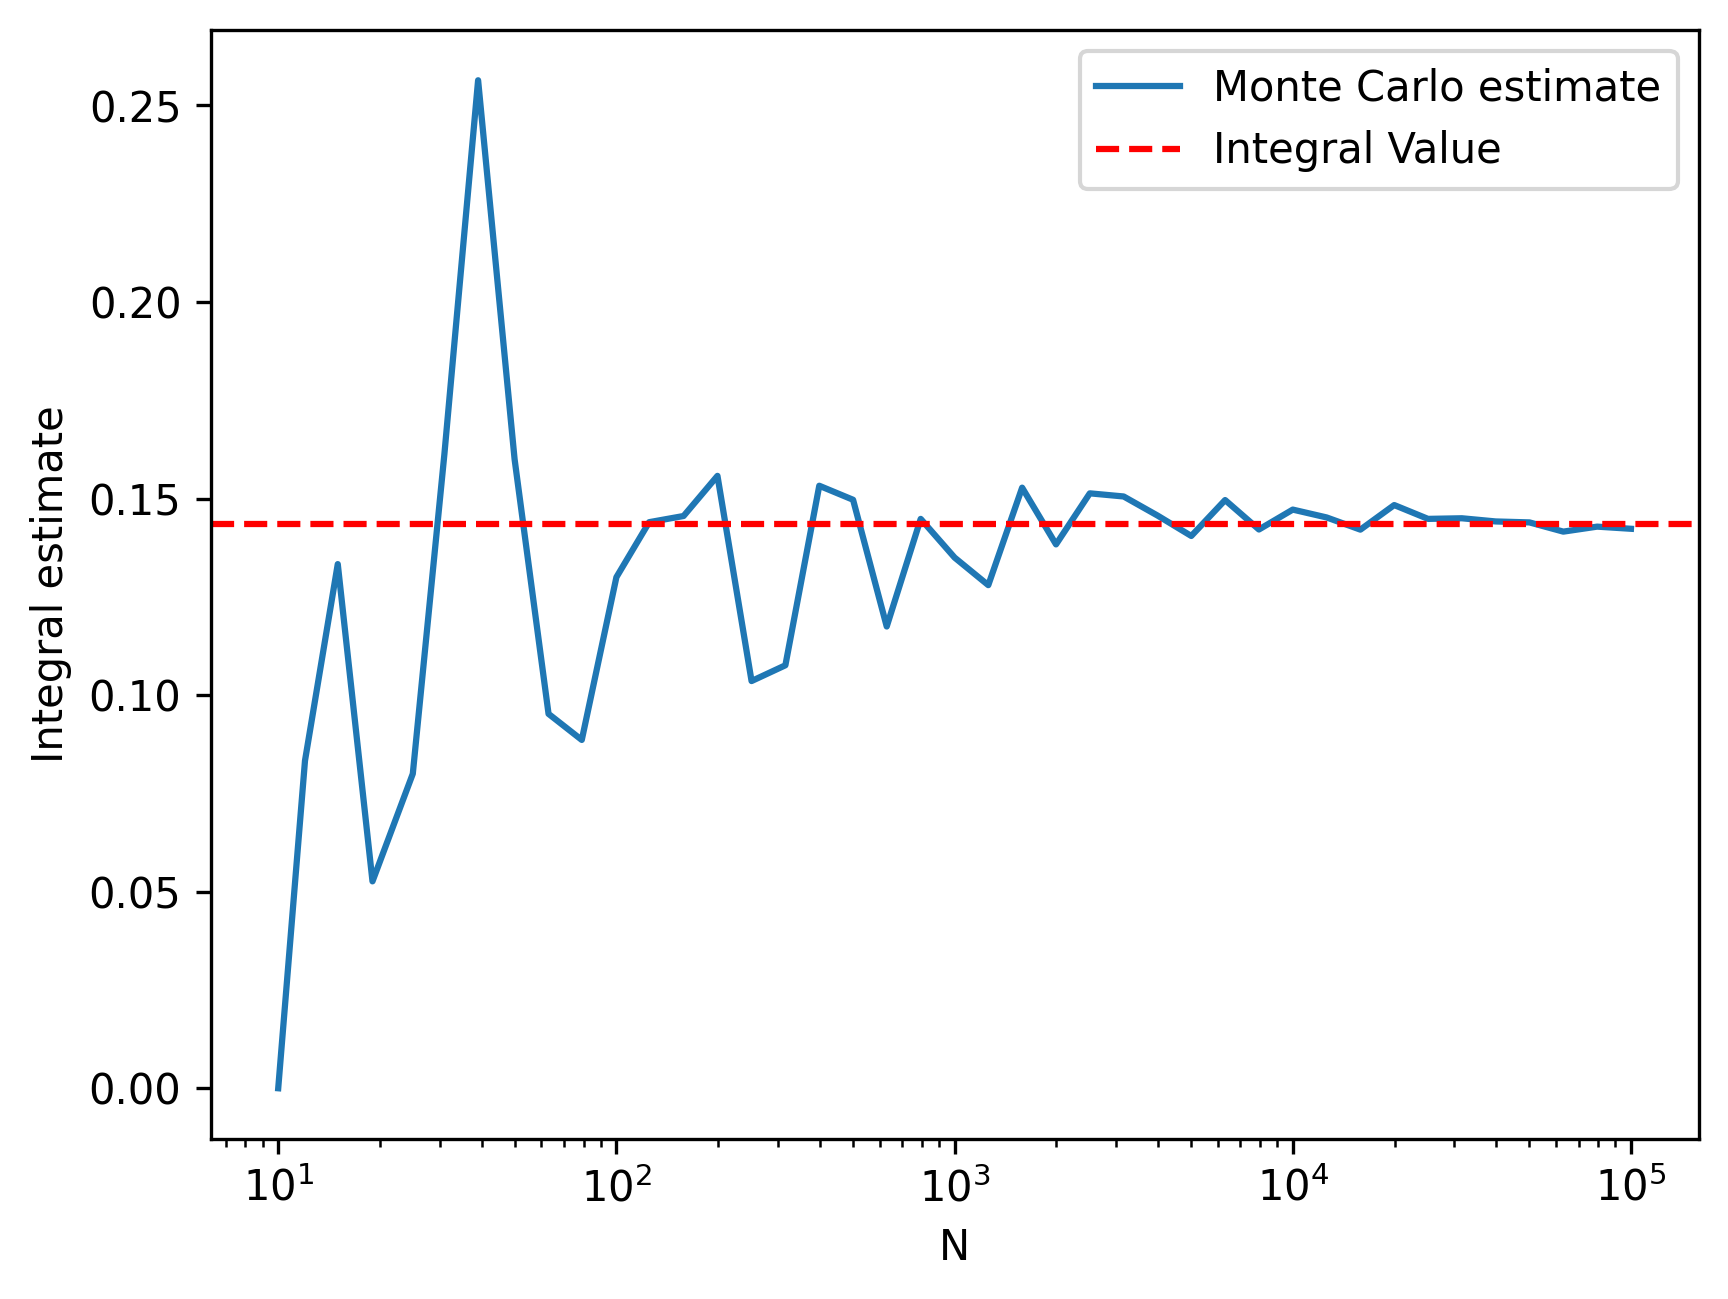

Write Python code to recreate this figure.
import numpy as np
import matplotlib.pyplot as plt
import random
from scipy.integrate import quad

f = lambda u: (u**4)/(u**6 +1)
x = np.arange(1,5.1,.1)
N = [int(np.floor(10**i)) for i in x]
E = []
for n in N:
    count = 0
    for _ in range(n):
        u, v = random.random(), random.random()
        if v < f(u):
            count += 1
    E.append(count / n)

true_value = quad(f, 0, 1)[0]

plt.semilogx(N, E, label="Monte Carlo estimate")
plt.axhline(true_value, color='r', linestyle='--', label="Integral Value")
plt.xlabel("N")
plt.ylabel("Integral estimate")
plt.legend()
plt.savefig("3b.png", dpi=300, bbox_inches="tight")

 
